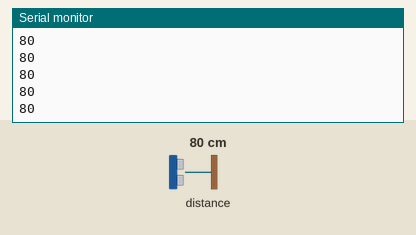
Recording of a sketch running on a simulated Arduino Uno, built with avr-gcc and run on an emulated ATmega328P. Shown: the last lines printed to the serial monitor. Inputs (shaded band) come from the test bench; at power-on: distance to the obstacle 80 cm.

Above: at 1.2 s.
1.3 s: distance to the obstacle set to 2 cm
At 1.9 s:
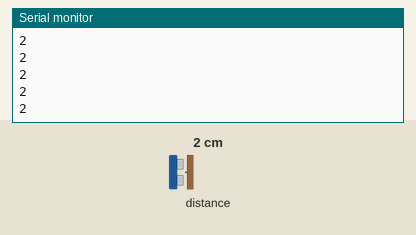
2.8 s: distance to the obstacle set to 4 cm
At 3.5 s:
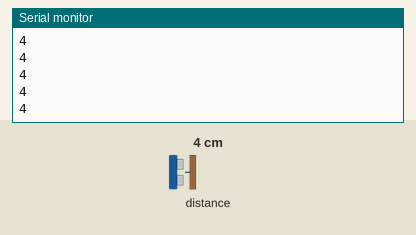
Timing chart, 0 to 5.8 s (numbered marks = the images above; inputs shaded):
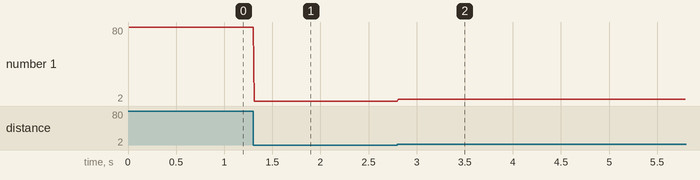

The sketch:

GetDistanceI2c.ino
```cpp
/*------------------------------------------------------------------------------

  LIDARLite Arduino Library
  GetDistanceI2c

  This example shows how to initialize, configure, and read distance from a
  LIDAR-Lite connected over the I2C interface.
  Serial.begin(115200); // Initialize serial connection to display distance readings

  Connections:
  LIDAR-Lite 5 Vdc (red) to Arduino 5v
  LIDAR-Lite I2C SCL (green) to Arduino SCL
  LIDAR-Lite I2C SDA (blue) to Arduino SDA
  LIDAR-Lite Ground (black) to Arduino GND

  (Capacitor recommended to mitigate inrush current when device is enabled)
  680uF capacitor (+) to Arduino 5v
  680uF capacitor (-) to Arduino GND

  See the Operation Manual for wiring diagrams and more information:
  http://static.garmin.com/pumac/LIDAR_Lite_v3_Operation_Manual_and_Technical_Specifications.pdf

------------------------------------------------------------------------------*/

#include <Wire.h>
#include <LIDARLite.h>

LIDARLite myLidarLite;

void setup()
{
  Serial.begin(115200); // Initialize serial connection to display distance readings
  pinMode(18, OUTPUT); // Initialize I2C SDA
  pinMode(19, INPUT); // Initialize I2C SCL
  /*
    begin(int configuration, bool fasti2c, char lidarliteAddress)

    Starts the sensor and I2C.

    Parameters
    ----------------------------------------------------------------------------
    configuration: Default 0. Selects one of several preset configurations.
    fasti2c: Default 100 kHz. I2C base frequency.
      If true I2C frequency is set to 400kHz.
    lidarliteAddress: Default 0x62. Fill in new address here if changed. See
      operating manual for instructions.
  */
  myLidarLite.begin(0, true); // Set configuration to default and I2C to 400 kHz

  /*
    configure(int configuration, char lidarliteAddress)

    Selects one of several preset configurations.

    Parameters
    ----------------------------------------------------------------------------
    configuration:  Default 0.
      0: Default mode, balanced performance.
      1: Short range, high speed. Uses 0x1d maximum acquisition count.
      2: Default range, higher speed short range. Turns on quick termination
          detection for faster measurements at short range (with decreased
          accuracy)
      3: Maximum range. Uses 0xff maximum acquisition count.
      4: High sensitivity detection. Overrides default valid measurement detection
          algorithm, and uses a threshold value for high sensitivity and noise.
      5: Low sensitivity detection. Overrides default valid measurement detection
          algorithm, and uses a threshold value for low sensitivity and noise.
    lidarliteAddress: Default 0x62. Fill in new address here if changed. See
      operating manual for instructions.
  */
  myLidarLite.configure(0); // Change this number to try out alternate configurations
}

void loop()
{
  /*
    distance(bool biasCorrection, char lidarliteAddress)

    Take a distance measurement and read the result.

    Parameters
    ----------------------------------------------------------------------------
    biasCorrection: Default true. Take aquisition with receiver bias
      correction. If set to false measurements will be faster. Receiver bias
      correction must be performed periodically. (e.g. 1 out of every 100
      readings).
    lidarliteAddress: Default 0x62. Fill in new address here if changed. See
      operating manual for instructions.
  */

  // Take a measurement with receiver bias correction and print to serial terminal
  Serial.println(myLidarLite.distance());

  // Take 99 measurements without receiver bias correction and print to serial terminal
  for(int i = 0; i < 99; i++)
  {
    Serial.println(myLidarLite.distance(false));
  }
}
```

Measured:
- after the input at 1.3 s, the serial monitor: prints a new line at once (image 1)
- after the input at 2.8 s, the serial monitor: prints a new line at once (image 2)
- plotted number 1: 80 → 2 after the input at 1.3 s, 2 → 4 after the input at 2.8 s
